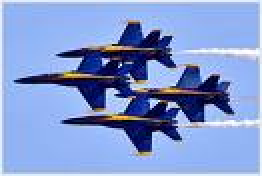
%> input picture Misc/blueangel.jpg, 131 x 88 px (shown 2 times larger)
$ octave base_graph_fancy.m   (GNU Octave 9; MATLAB toolbox functions it lacks are replaced by stand-ins)
%> lines starting %> are read from the running program, lines starting %| are printed output that depends on the picture
%% SAMPLE PROJECT

% B. E. Bishop
% 29 Oct 2009
% Modified
%   J. A. Piepmeier
%   25 Oct 2010
%   uses larger window size
% Modified
%   27 Oct 2010, BEB
%   Simplified impact detection method
%   Added polygon intersection test
% Modified
%   J. A. Piepmeier
%   10 Nov 2010
%   Added circle polygon example
%   Added image object
%   Added polygon/image intersection test
%   Modified code to look for length of handle variable h
%   Removed hard-coding that assumed only 3 objects

%% Description
%
%  This project shows how to:
%       generate a set of filled objects
%       move them at random speeds along random paths
%       determine if a target point is inside one of the objects

%% Setup
%
%  Here, we defined the basic SHAPE of the objects
%  Be sure to start AND END each set of data with the same point
%  This is required to guarantee that the collision detection occurs

% Object 1 is a rectangle
x1dat = [-40 -40 40 40 -40]';
y1dat = [-30 30 30 -30 -30]';

% Object 2 is a triangle
x2dat = [-40 0 40 -40]';
y2dat = [-40 40 -40 -40]';

% Object 3 is an odd shape
x3dat = [-30 -20 -30 30 20 30 -30]';
y3dat = [-20 0 20 20 0 -20 -20]';
% A circle
t=0:15:360;
x4dat=15*cosd(t);
y4dat=15*sind(t);

% Load icon image
imicon=imread('blueangel.jpg');
%> imicon is the input picture: size 88x131x3 uint8; mean R, G, B 130.8, 153.2, 206.9

% Your ship
xcdat = [-15 -5 0 5 15 -15]';
ycdat = [-5 5 15 5 -5 -5]';


%% Generate graphics handles
%
% here, we plot each object and generate a handle to it so we can move it
% later.  We'll use an array of handles to make it easy to loop through
% them.

figure(1);
clf;
width = 500
height =375
axis([0 width 0 height]); % figure is 500 units wide and 375 tall
grid on;
hold on;
h(1) = fill(x1dat, y1dat, 'g');   % we use h(1) to represent object 1
h(2) = fill(x2dat, y2dat, 'r');   % we use h(2) to represent object 2
h(3) = fill(x3dat, y3dat, 'b');   % we use h(3) to represent object 3
h(4) = fill(x4dat, y4dat, 'y');   % we use h(4) to represent object 4
%  Any additional objects are defined here
imicon=flipdim(imicon,1); %when images are shown on a regular axis, they appear upside-down.
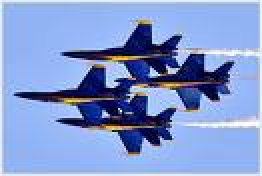
%> imicon: size 88x131x3 uint8 (shown 2 times larger); mean R, G, B 130.8, 153.2, 206.9; mean of the top-left, top-right, bottom-left and bottom-right quarters 177.7, 150.2, 158, 168.7
h(5)=image(imresize(imicon,.3));
%% Place ship on screen
%
%  It is important to keep a handle to the ship so that you can modify
%  its location using the joystick data.
ship = fill(xcdat, ycdat, 'c');
xc = width/2;   % ship location in x
yc = 10;        % ship location in y
set(ship, 'Vertices', [xcdat + xc, ycdat + yc]);


%% Move objects to starting points
%
xpos = width*rand(length(h),1) ;  % Random starting x for each of the 3
ypos = ones(length(h),1)*height;       % Start at top of window, y = 10

for i = 1:length(h)
    if (get(h(i),'Type')=='patch') % shapes are patch objects
    set(h(i), 'Vertices', [get(h(i), 'XData') + xpos(i), get(h(i), 'YData') + ypos(i)]);
    else % images are not patch objects
        set(h(i), 'Xdata', get(h(i), 'XData') + xpos(i), 'YData', get(h(i), 'YData') + ypos(i)); %images don't have vertices
    end
end
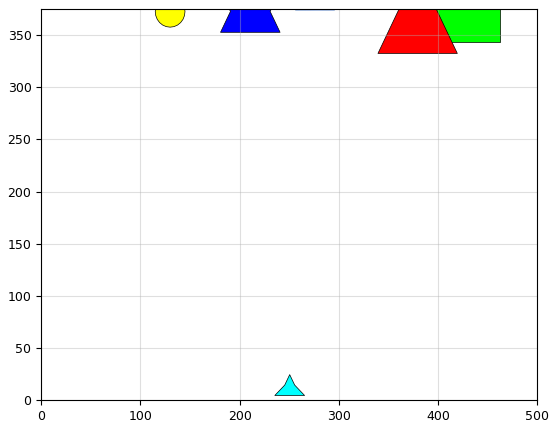
%> figure redrawn from the program's plot data
%  The set command sets the vertex locations to be the basic shape data
%  plus some overall location.  Each base shape is effectively located at
%  (0,0) to start, and then moved to xpos and ypos

%% Get a speed for each object
%
%  Each object will move from top to bottom on the screen with a random
%  speed
speed = 50*rand(length(h),1) + 170;   % values between 170 and 220 units per second

%% Determine frame rate
%
%  The faster the frame rate, the smoother the graphics
%  If the frame rate is too high (the period too low), the system may slow
%  down dramatically due to processor overload.
T = 0.01;    % 100 hz

%% Clear out serial buffer
% You may also want to decrease the buffer size to reduce the number of old
% data stored.  Use set(s, 'InputBufferSize', 50); or a similar number

% ***Uncomment the following lines to clear out the buffer***
% while(get(s, 'BytesAvailable') > 0)   % change 's' to the name you used for the serial object
%    d = fread(s, 1);
% end

%% Move objects on screen
%
% This loop moves the objects from top to bottom on the screen, resetting
% each object's location when it goes off the bottom of the screen
done = 0;  % a flag to determine if the game is over
while (done == 0)  % keep going until the game is over
   pause(T);  % this is the way that we force the framerate
   for i = 1:length(h)             % Three objects
       set(h(i), 'YData', get(h(i), 'YData') - speed(i)*T);  % position updated by speed*time
       if (max(get(h(i), 'YData')) < -10)       %  if it went off the screen
           speed(i) = 50*rand() + 170;          %  get a new speed
           xposnew = width*rand();              %  get a new x position
           xdat = get(h(i), 'XData');           %  current x locations
           xmid = min(xdat) + (max(xdat) - min(xdat))/2;    %  approximate middle
           set(h(i), 'XData', get(h(i), 'XData')- xmid + xposnew);  % move the object to the new position
           ydat = get(h(i), 'YData');
           set(h(i), 'YData', ydat + (height - min(ydat)));  % moves the object off the top of the screen
       end
   end

   % Update cursor location using the joystick
   %
   %   Read joystick data and extract all of the variables
   %       (be sure to have initialized the serial port and turned on the hardware)
   %   If you got good data:
   %       speed_x = 2*(xax - 511);     % You will probably need to adjust
   %                                    % the zero position from 511 to
   %                                    % whatever your joystick defaults to
   %       newx = get(ship, 'Xdata') + speed_x*T;
   %       Check to see that you stay on the screen... force it to do so
   %           That is, if your newx is off the screen, set it to the edge of
   %           the screen.  You can use max and min to find out if the
   %           edges of your ship polygon are on the screen
   %       set(ship, 'Xdata', newx);
   %   Otherwise
   %       Display a message indicating that the joystick needs to be
   %       connected.


   %  The following lines check for collision between the cursor and the
   %  moving polygons

   xc = get(ship, 'Xdata');    % just in case of problems, make sure you have the
   yc = get(ship, 'Ydata');    % actual position of the cursor when you check for
   % collisions
   for i = 1:length(h)
       if (get(h(i),'Type')=='patch') % shapes are patch objects
%> (the run ends here)

$ run again, with Misc/bancroft.jpg copied over Misc/blueangel.jpg
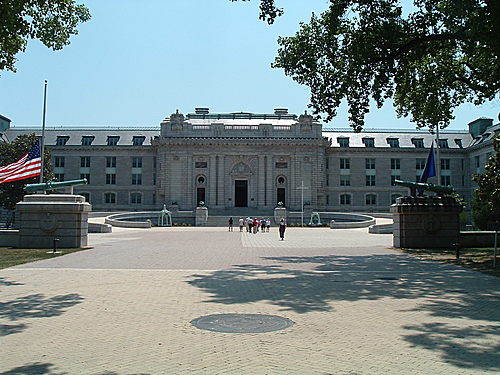
%> input picture Misc/bancroft.jpg, 500 x 375 px
%> imicon is the input picture: size 375x500x3 uint8; mean R, G, B 118.4, 131.8, 131.8
%> `imicon=flipdim(imicon,1);`:
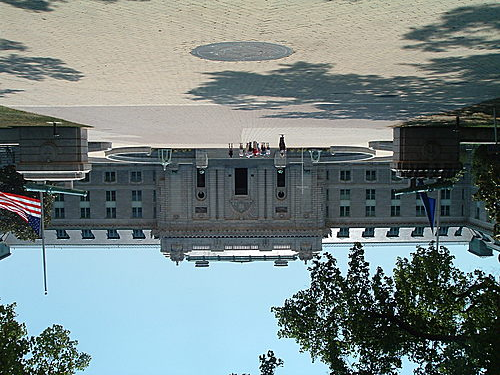
%> imicon: size 375x500x3 uint8; mean R, G, B 118.4, 131.8, 131.8; mean of the top-left, top-right, bottom-left and bottom-right quarters 144, 112.7, 156.9, 95.7
